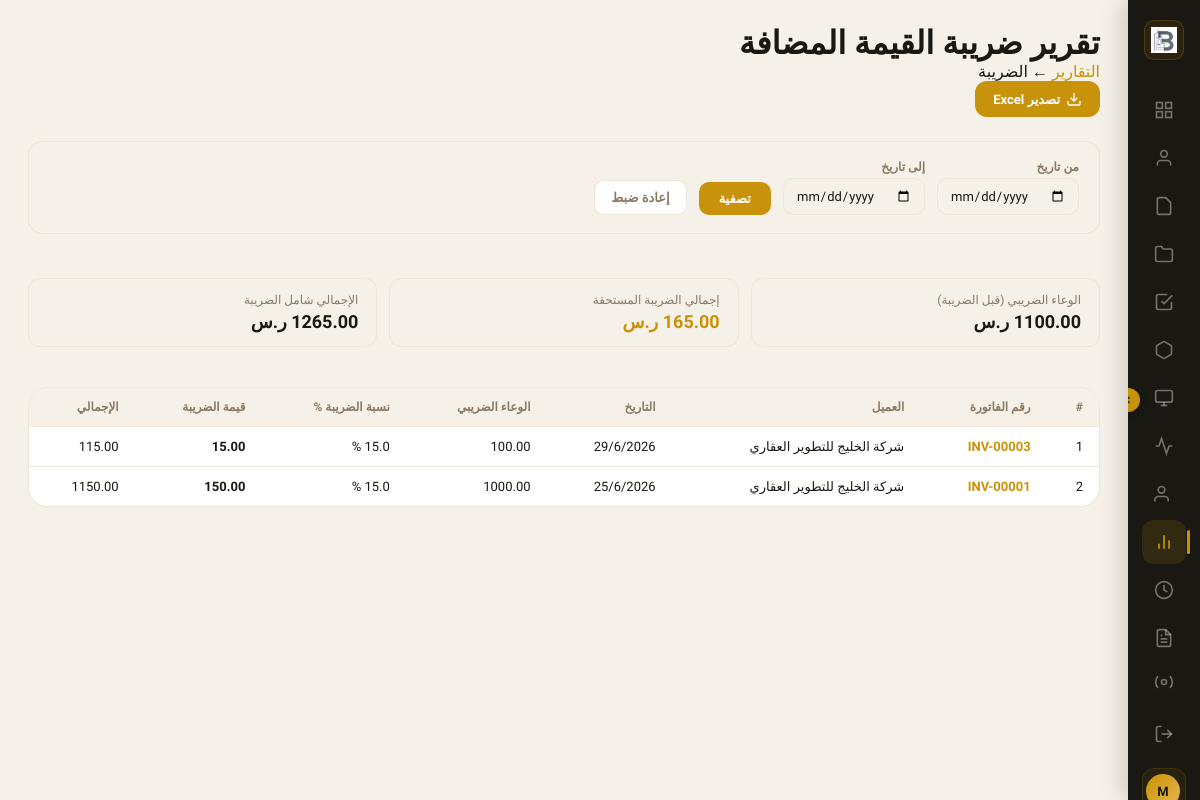
The app's page /reports/vat/ (signed in) with its own data.
### company/models.py (models this page shows, shortened)
class CompanySettings(models.Model):
    company_logo    = models.ImageField(upload_to='company/', blank=True, null=True)
    company_name_ar = models.CharField(max_length=255, blank=True)
    company_name_en = models.CharField(max_length=255, blank=True)
    unified_number  = models.CharField(max_length=20, blank=True)
    cr_number       = models.CharField(max_length=20, blank=True)
    cr_issue_date   = models.DateField(blank=True, null=True)
    municipality_license = models.CharField(max_length=100, blank=True)
    tax_registration_number = models.CharField(max_length=50, blank=True)
    facility_address     = models.TextField(blank=True)
    address_building_number = models.CharField(max_length=20, blank=True)
    address_street       = models.CharField(max_length=255, blank=True)
    address_district     = models.CharField(max_length=255, blank=True)
    address_city         = models.CharField(max_length=100, blank=True)
    address_postal_code  = models.CharField(max_length=10, blank=True)
    manager_name        = models.CharField(max_length=255, blank=True)
    manager_nationality = models.CharField(max_length=100, blank=True)
    manager_id          = models.CharField(max_length=50, blank=True)
    manager_mobile      = models.CharField(max_length=20, blank=True)
    manager_email       = models.EmailField(blank=True)
    pr_mobile         = models.CharField(max_length=20, blank=True)
    pr_email          = models.EmailField(blank=True)
    marketing_mobile  = models.CharField(max_length=20, blank=True)
    marketing_email   = models.EmailField(blank=True)
    hr_email          = models.EmailField(blank=True)
    instagram      = models.URLField(blank=True)
    tiktok         = models.URLField(blank=True)
    facebook       = models.URLField(blank=True)
    youtube        = models.URLField(blank=True)
    twitter        = models.URLField(blank=True)
    snapchat       = models.URLField(blank=True)
    google_maps_link = models.URLField(blank=True)
    website_link   = models.URLField(blank=True)
    class Meta:
        verbose_name = 'إعدادات الشركة'

### invoices/models.py (models this page shows, shortened)
class Invoice(models.Model):
    STATUS_CHOICES = [
        ('draft',        'مسودة'),
        ('final',        'نهائية'),
        ('partial_paid', 'مدفوعة جزئياً'),
        ('fully_paid',   'مدفوعة بالكامل'),
        ('cancelled',    'ملغاة'),
    ]
    invoice_number  = models.CharField(max_length=50, unique=True, editable=False)
    issue_date      = models.DateField(default=date.today)
    due_date        = models.DateField(blank=True, null=True)
    client          = models.ForeignKey('clients.Client', on_delete=models.PROTECT, related_name='invoices')
    project         = models.ForeignKey('projects.Project', on_delete=models.SET_NULL, null=True, blank=True, related_name='invoices')
    status          = models.CharField(max_length=20, choices=STATUS_CHOICES, default='draft')
    subtotal        = models.DecimalField(max_digits=14, decimal_places=2, default=0)
    discount_amount = models.DecimalField(max_digits=14, decimal_places=2, default=0)
    vat_rate        = models.DecimalField(max_digits=5, decimal_places=2, default=15)
    vat_amount      = models.DecimalField(max_digits=14, decimal_places=2, default=0)
    total_amount    = models.DecimalField(max_digits=14, decimal_places=2, default=0)
    paid_amount     = models.DecimalField(max_digits=14, decimal_places=2, default=0)
    notes           = models.TextField(blank=True)
    created_by      = models.ForeignKey(User, on_delete=models.SET_NULL, null=True, blank=True)
    created_at      = models.DateTimeField(auto_now_add=True)
    class Meta:
        ordering = ['-created_at']

### clients/models.py (models this page shows, shortened)
class Client(models.Model):
    TYPE_INDIVIDUAL = 'individual'
    TYPE_COMPANY = 'company'
    TYPE_CHOICES = [
        (TYPE_INDIVIDUAL, 'فرد'),
        (TYPE_COMPANY, 'شركة'),
    ]
    client_type = models.CharField(max_length=20, choices=TYPE_CHOICES, default=TYPE_INDIVIDUAL, verbose_name='نوع العميل')
    name = models.CharField(max_length=200, verbose_name='الاسم')
    phone = models.CharField(max_length=20, blank=True, verbose_name='رقم الجوال')
    email = models.EmailField(blank=True, verbose_name='البريد الإلكتروني')
    address = models.TextField(blank=True, verbose_name='العنوان')
    notes = models.TextField(blank=True, verbose_name='ملاحظات')
    created_at = models.DateTimeField(auto_now_add=True)
    updated_at = models.DateTimeField(auto_now=True)
    national_id = models.CharField(max_length=20, blank=True, verbose_name='رقم الهوية')
    company_logo = models.ImageField(upload_to='clients/logos/', blank=True, null=True, verbose_name='شعار الشركة')
    tax_number = models.CharField(max_length=50, blank=True, verbose_name='الرقم الضريبي')
    commercial_registration = models.CharField(max_length=50, blank=True, verbose_name='السجل التجاري')
    contact_person = models.CharField(max_length=100, blank=True, verbose_name='الشخص المسؤول')
    contact_person_title = models.CharField(max_length=100, blank=True, verbose_name='المسمى الوظيفي')
    website = models.URLField(blank=True, verbose_name='الموقع الإلكتروني')
    class Meta:
        verbose_name = 'عميل'
        verbose_name_plural = 'العملاء'
        ordering = ['-created_at']

### reports/views.py (the view, shortened to what this page needs)
# urls.py: path('vat/',       views.report_vat,        name='report_vat'),
@login_required(login_url=LOGIN_URL)
def report_vat(request):
    from invoices.models import Invoice
    date_from, date_to = _date_filters(request)
    export = request.GET.get('export', '')
    page   = int(request.GET.get('page', 1))
    qs = Invoice.objects.exclude(status='draft').select_related('client').order_by('-issue_date')
    if date_from: qs = qs.filter(issue_date__gte=date_from)
    if date_to:   qs = qs.filter(issue_date__lte=date_to)
    totals = qs.aggregate(sub=Sum('subtotal'), vat=Sum('vat_amount'), total=Sum('total_amount'))
    page_obj, num_pages = _paginate(qs, page)
    return render(request, 'reports/report_vat.html', {
        'page_obj': page_obj, 'num_pages': num_pages, 'page': page,
        'totals': totals, 'date_from': date_from, 'date_to': date_to,
    })

### reports/templates/reports/report_vat.html (shortened to what this page needs)
{% load static %}
<!DOCTYPE html>
<html lang="ar" dir="rtl">
<head>
<link rel="stylesheet" href="{% static 'projects/css/dashboard.css' %}">
<link rel="stylesheet" href="{% static 'invoices/css/invoices.css' %}">
</head>
<body>
<aside class="sidebar" id="sidebar">
    <button class="sidebar-toggle" id="sidebarToggle"><svg width="12" height="12" viewBox="0 0 24 24" fill="none" stroke="currentColor" stroke-width="2.5"><polyline points="15 18 9 12 15 6"/></svg></button>
    <div class="sidebar-logo"><div class="logo-mark">{% if company and company.company_logo %}<img src="{{ company.company_logo.url }}" alt="">{% else %}<img src="{% static 'website/img/logo.png' %}" alt="باء البناء">{% endif %}</div><span class="logo-text">{{ company.company_name_ar|default:"باء البناء" }}</span></div>
    <nav class="sidebar-nav">
        <a href="{% url 'projects_dashboard' %}" class="nav-item"><svg width="20" height="20" viewBox="0 0 24 24" fill="none" stroke="currentColor" stroke-width="2"><rect x="3" y="3" width="7" height="7"/><rect x="14" y="3" width="7" height="7"/><rect x="14" y="14" width="7" height="7"/><rect x="3" y="14" width="7" height="7"/></svg><span class="nav-label">الرئيسية</span></a>
        <a href="{% url 'client_list' %}" class="nav-item"><svg width="20" height="20" viewBox="0 0 24 24" fill="none" stroke="currentColor" stroke-width="2"><path d="M20 21v-2a4 4 0 0 0-4-4H8a4 4 0 0 0-4 4v2"/><circle cx="12" cy="7" r="4"/></svg><span class="nav-label">العملاء</span></a>
        <a href="{% url 'invoices_home' %}" class="nav-item"><svg width="20" height="20" viewBox="0 0 24 24" fill="none" stroke="currentColor" stroke-width="2"><path d="M14 2H6a2 2 0 0 0-2 2v16a2 2 0 0 0 2 2h12a2 2 0 0 0 2-2V8z"/></svg><span class="nav-label">الفواتير</span></a>
        <a href="{% url 'project_list' %}" class="nav-item"><svg width="20" height="20" viewBox="0 0 24 24" fill="none" stroke="currentColor" stroke-width="2"><path d="M22 19a2 2 0 0 1-2 2H4a2 2 0 0 1-2-2V5a2 2 0 0 1 2-2h5l2 3h9a2 2 0 0 1 2 2z"/></svg><span class="nav-label">المشاريع</span></a>
        <a href="{% url 'task_list' %}" class="nav-item"><svg width="20" height="20" viewBox="0 0 24 24" fill="none" stroke="currentColor" stroke-width="2"><polyline points="9 11 12 14 22 4"/><path d="M21 12v7a2 2 0 0 1-2 2H5a2 2 0 0 1-2-2V5a2 2 0 0 1 2-2h11"/></svg><span class="nav-label">المهام</span></a>
        <a href="{% url 'inventory_home' %}" class="nav-item"><svg width="20" height="20" viewBox="0 0 24 24" fill="none" stroke="currentColor" stroke-width="2"><path d="M21 16V8a2 2 0 0 0-1-1.73l-7-4a2 2 0 0 0-2 0l-7 4A2 2 0 0 0 3 8v8a2 2 0 0 0 1 1.73l7 4a2 2 0 0 0 2 0l7-4A2 2 0 0 0 21 16z"/></svg><span class="nav-label">المخزون</span></a>
        <a href="{% url 'accounting_home' %}" class="nav-item"><svg width="20" height="20" viewBox="0 0 24 24" fill="none" stroke="currentColor" stroke-width="2"><rect x="2" y="3" width="20" height="14" rx="2"/><line x1="8" y1="21" x2="16" y2="21"/><line x1="12" y1="17" x2="12" y2="21"/></svg><span class="nav-label">المحاسبة</span></a>
        <a href="{% url 'marketing_home' %}" class="nav-item"><svg width="20" height="20" viewBox="0 0 24 24" fill="none" stroke="currentColor" stroke-width="2"><path d="M22 12h-4l-3 9L9 3l-3 9H2"/></svg><span class="nav-label">التسويق</span></a>
        <a href="{% url 'employee_list' %}" class="nav-item"><svg width="20" height="20" viewBox="0 0 24 24" fill="none" stroke="currentColor" stroke-width="2"><path d="M17 21v-2a4 4 0 0 0-4-4H5a4 4 0 0 0-4 4v2"/><circle cx="9" cy="7" r="4"/></svg><span class="nav-label">الفريق</span></a>
        <a href="{% url 'reports_home' %}" class="nav-item active"><svg width="20" height="20" viewBox="0 0 24 24" fill="none" stroke="currentColor" stroke-width="2"><line x1="18" y1="20" x2="18" y2="10"/><line x1="12" y1="20" x2="12" y2="4"/><line x1="6" y1="20" x2="6" y2="14"/></svg><span class="nav-label">التقارير</span></a>
        <a href="{% url 'attendance_checkin' %}" class="nav-item" title="الحضور والانصراف"><svg width="20" height="20" viewBox="0 0 24 24" fill="none" stroke="currentColor" stroke-width="2"><circle cx="12" cy="12" r="10"/><polyline points="12 6 12 12 16 14"/></svg><span class="nav-label">الحضور والانصراف</span></a>
        <a href="{% url 'namadhj_home' %}" class="nav-item" title="النماذج"><svg width="20" height="20" viewBox="0 0 24 24" fill="none" stroke="currentColor" stroke-width="2"><path d="M14 2H6a2 2 0 0 0-2 2v16a2 2 0 0 0 2 2h12a2 2 0 0 0 2-2V8z"/><polyline points="14 2 14 8 20 8"/><line x1="16" y1="13" x2="8" y2="13"/><line x1="16" y1="17" x2="8" y2="17"/><polyline points="10 9 9 9 8 9"/></svg><span class="nav-label">النماذج</span></a>
    </nav>
    <div class="sidebar-bottom">
        <a href="{% url 'company_home' %}" class="nav-item"><svg width="20" height="20" viewBox="0 0 24 24" fill="none" stroke="currentColor" stroke-width="2"><circle cx="12" cy="12" r="3"/><path d="M19.07 4.93a10 10 0 0 1 0 14.14M4.93 4.93a10 10 0 0 0 0 14.14"/></svg><span class="nav-label">الإعدادات</span></a>
        <a href="{% url 'employee_logout' %}" class="nav-item logout-item"><svg width="20" height="20" viewBox="0 0 24 24" fill="none" stroke="currentColor" stroke-width="2"><path d="M9 21H5a2 2 0 0 1-2-2V5a2 2 0 0 1 2-2h4"/><polyline points="16 17 21 12 16 7"/><line x1="21" y1="12" x2="9" y2="12"/></svg><span class="nav-label">خروج</span></a>
        <div class="sidebar-user"><div class="user-avatar">{{ request.user.get_full_name|default:request.user.username|slice:":1"|upper }}</div></div>
    </div>
</aside>
<main class="main-content">
    <header class="page-header">
        <div class="page-header-info">
            <h1 class="page-title">تقرير ضريبة القيمة المضافة</h1>
            <p class="page-subtitle"><a href="{% url 'reports_home' %}" style="color:var(--gold);text-decoration:none">التقارير</a> ← الضريبة</p>
        </div>
        <a href="?export=excel&date_from={{ date_from }}&date_to={{ date_to }}" class="btn-primary" style="text-decoration:none;display:inline-flex;align-items:center;gap:6px;padding:10px 18px;border-radius:12px;">
            <svg width="16" height="16" viewBox="0 0 24 24" fill="none" stroke="currentColor" stroke-width="2"><path d="M21 15v4a2 2 0 0 1-2 2H5a2 2 0 0 1-2-2v-4"/><polyline points="7 10 12 15 17 10"/><line x1="12" y1="15" x2="12" y2="3"/></svg>
            تصدير Excel
        </a>
    </header>
    <form method="get" class="rep-filter">
        <div><label>من تاريخ</label><input type="date" name="date_from" value="{{ date_from }}"></div>
        <div><label>إلى تاريخ</label><input type="date" name="date_to" value="{{ date_to }}"></div>
        <button type="submit" class="btn-primary" style="padding:9px 20px;border-radius:10px;">تصفية</button>
        <a href="{% url 'report_vat' %}" class="btn-cancel" style="padding:9px 16px;border-radius:10px;text-decoration:none;font-size:13px;font-weight:600;">إعادة ضبط</a>
    </form>
    <div class="rep-totals">
        <div class="rep-total-item"><div class="lbl">الوعاء الضريبي (قبل الضريبة)</div><div class="val">{{ totals.sub|floatformat:2|default:"0.00" }} ر.س</div></div>
        <div class="rep-total-item gold"><div class="lbl">إجمالي الضريبة المستحقة</div><div class="val">{{ totals.vat|floatformat:2|default:"0.00" }} ر.س</div></div>
        <div class="rep-total-item"><div class="lbl">الإجمالي شامل الضريبة</div><div class="val">{{ totals.total|floatformat:2|default:"0.00" }} ر.س</div></div>
    </div>
    <div class="inv-table-wrap">
        <table class="inv-table">
            <thead><tr><th>#</th><th>رقم الفاتورة</th><th>العميل</th><th>التاريخ</th><th>الوعاء الضريبي</th><th>نسبة الضريبة %</th><th>قيمة الضريبة</th><th>الإجمالي</th></tr></thead>
            <tbody>
            {% for inv in page_obj %}
            <tr>
                <td>{{ forloop.counter|add:page_obj.start_index|add:"-1" }}</td>
                <td><a href="{% url 'inv_detail' inv.id %}" style="color:var(--gold);font-weight:600;text-decoration:none">{{ inv.invoice_number }}</a></td>
                <td>{{ inv.client.name|default:"—" }}</td>
                <td>{{ inv.issue_date|date:"j/n/Y" }}</td>
                <td>{{ inv.subtotal|floatformat:2 }}</td>
                <td>{{ inv.vat_rate|floatformat:1 }} %</td>
                <td><strong>{{ inv.vat_amount|floatformat:2 }}</strong></td>
                <td>{{ inv.total_amount|floatformat:2 }}</td>
            </tr>
            {% empty %}
            <tr><td colspan="8" style="text-align:center;padding:40px;color:var(--text-muted)">لا توجد سجلات</td></tr>
            {% endfor %}
            </tbody>
        </table>
    </div>
</main>
</body>
</html>

### records on screen
CompanySettings: company_logo (picture)
Invoice: invoice_number "INV-00003", client.name "شركة الخليج للتطوير العقاري", issue_date "29/6/2026", subtotal "100.00", vat_amount "15.00", total_amount "115.00"
Invoice: invoice_number "INV-00001", client.name "شركة الخليج للتطوير العقاري", issue_date "25/6/2026", subtotal "1000.00", vat_amount "150.00", total_amount "1150.00"

### other values on screen
{{ totals.total|floatformat:2|default:"0.00" }} "1265.00"
